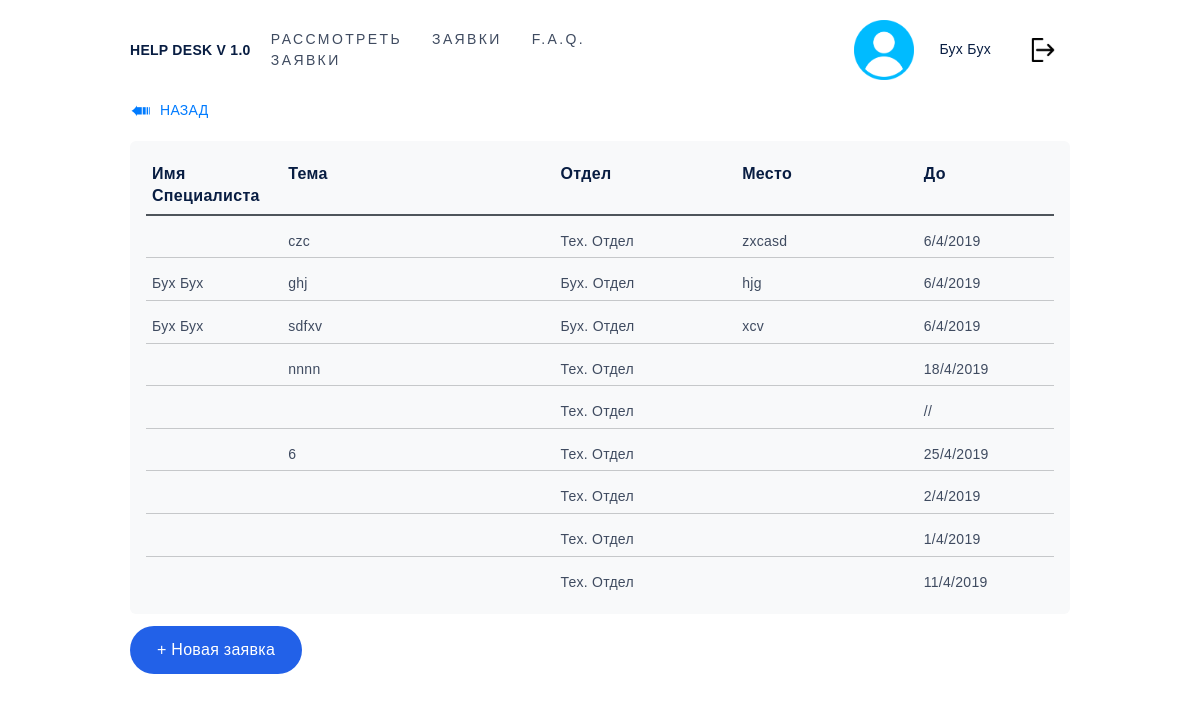
The page /helpdesk/list-tickets.html (signed in) on the database as committed earlier.
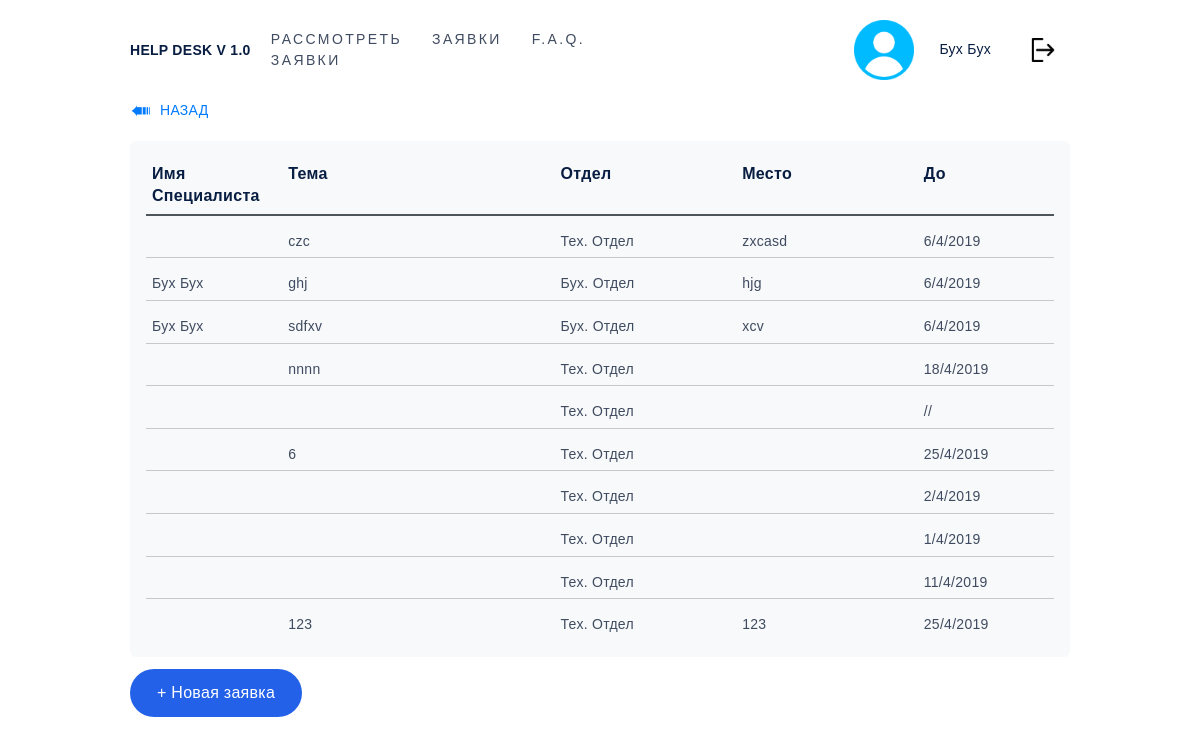
The same page on the database as committed later.
### helpdesk/models.py (models this page shows, shortened)
class Ticket(models.Model):
    requestor = models.ForeignKey('auth.User',on_delete=models.CASCADE, related_name="requestor")
    worker = models.ForeignKey('auth.User',on_delete=models.SET_NULL, null=True, related_name="worker")
    theme = models.CharField(max_length=100,default="")
    targeted_department = models.ForeignKey('Department',on_delete=models.CASCADE, related_name="targeted_department")
    place = models.CharField(max_length=100,default="")
    priority = models.IntegerField(default="0") # 0-Низкий 1-Средний 2-Высокий
    details = models.CharField(max_length=1000,default="")
    pub_date = models.DateTimeField('date published')
    exp_date = models.DateTimeField('expiration date')
    finished = models.BooleanField(default="False")
    deleted = models.BooleanField(default="False")
    chat = models.TextField(default="")

class Department(models.Model):
    name = models.CharField(max_length=100)
    head = models.ForeignKey('auth.User',null=True,on_delete=models.CASCADE, related_name="head")

### helpdesk/views.py (the view)
# urls.py: path('list-tickets.html',views.list_tickets.as_view() , name='list-tickets'),
class list_tickets(LoginRequiredMixin,generic.ListView):
    template_name = 'helpdesk/list-tickets.html'
    login_url = 'helpdesk:login_view'
    redirect_field_name = 'redirect_to'
    def get_context_data(self, **kwargs):
        context = super().get_context_data(**kwargs)
        context['user'] = self.request.user.first_name + " " + self.request.user.last_name
        if models.EmployeesInDepartments.objects.filter(person = self.request.user).count()>0:
            context['isWorker'] = True
        return context
    def get_queryset(self):
        result_list=models.Ticket.objects.filter(requestor=self.request.user)
        return result_list.filter(finished=False,deleted=False).order_by('id')

### helpdesk/templates/helpdesk/list-tickets.html (shortened to what this page needs)
{%extends 'helpdesk/father_frame.html'%}
{%block contents%}
	<section class="section-one-class" id="section-one-id">
		<div class="container">
			<div class="row">
				<div class="col">
					<a href="#" onclick="history.back();return false;" class="toback">Назад</a>
				</div>
			</div>
			<div class="row">
				<div class="col-lg d-flex justify-content-center">
					<ul class="list-tickets">
						<li class="wr-label d-flex justify-content-between">
							<div class="label-name_ticket d-none d-md-block">
								<p>Имя Специалиста</p>
							</div>
							<div class="label-text_ticket">
								<p>Тема</p>
							</div>
							<div class="label-depart_ticket d-none d-md-block">
								<p>Отдел</p>
							</div>
							<div class="label-place_ticket d-none d-md-block">
								<p>Место</p>
							</div>
							<div class="label-priority_ticket">
								<p>До</p>
							</div>
						</li>
						{% for object in object_list %}
						<li class="wr-tickets">
							<a href="view-ticket_{%if isAdmining%}admin_{%endif%}{{object.pk}}" class="d-flex">
								<div class="ticket-name d-none d-md-block">
									<p>{%if object.first_name == ''%}Ожидается{%else%}{{object.worker.first_name}} {{object.worker.last_name}}{%endif%}</p>
								</div>
								<div class="ticket-text">
									<p>{{object.theme}}</p>
								</div>
								<div class="ticket-depart d-none d-md-block">
									<p>{{object.targeted_department.name}}</p>
								</div>
								<div class="ticket-place d-none d-md-block">
									<p>{{object.place}}</p>
								</div>
								<div class="ticket-priority">
									<p>{%if object.priority == 0%}{%endif%}{%if object.priority == 2%}{%endif%}{%if object.priority == 1%}{%endif%}
										{{object.exp_date.day}}/{{object.exp_date.month}}/{{object.exp_date.year}}
									</p>
								</div>
							</a>
						</li>
						{%endfor%}
					</ul>
				</div>
			</div>
			<div class="row">
				<div class="col">
					<a href="{%url 'helpdesk:new_ticket'%}" class="btn btn_new-message">
						+ Новая заявка
					</a>
				</div>
			</div>
		</div>
	</section>
{%endblock%}

### helpdesk/templates/helpdesk/father_frame.html (shortened to what this page needs)
<!DOCTYPE html>
{%load static%}
<html lang="ru">
<head>
	<link rel="stylesheet" href="{%static 'css/bootstrap-reboot.min.css'%}">
	<link rel="stylesheet" href="{%static 'css/bootstrap.min.css'%}">
	<link rel="stylesheet" href="{%static 'css/main.css'%}">
	<link rel="stylesheet" href="{%static 'css/media-queries.css'%}">
</head>
<body>
	<header class="header" id="header">
		<div class="container">
			<div class="row d-flex align-items-center justify-content-between">
				<div class="col-lg-2">
					<div class="logo ttu text-center text-lg-left">
						Help Desk v 1.0
					</div>
				</div>
				<div class="col-lg-4 d-flex justify-content-center justify-content-lg-end">
					<nav>
						<ul class="menu ttu d-flex">
							{%if isWorker%}
							<li class="menu__item">
								<a href="list-tickets-admin.html" class="menu__link">
									Рассмотреть заявки
								</a>
							</li>
							{%endif%}
							<li class="menu__item">
								<a href="list-tickets.html" class="menu__link">
									Заявки
								</a>
							</li>
							<li class="menu__item">
								<a href="faq.html" class="menu__link">
									F.A.Q.
								</a>
							</li>
						</ul>
					</nav>
				</div>
				<div class="col-lg d-flex align-items-center justify-content-center justify-content-lg-end">
					<img src="{%static 'img/icon-user.png'%}" class="user-logo">
					<div class="user-account">
						<p class="user-name">
							{{user}}
						</p>
					</div>
					<a href="{%url 'helpdesk:logout'%}"><div class="exit"></div></a>
				</div>
			</div>
		</div>
	</header>
	{%block contents%}{%endblock%}
	<footer class="footer" id="footer">
		<div class="container"></div>
	</footer>
</body>
</html>

### helpdesk/static/css/main.css (style rules this page uses)
body { font-family: 'Exo 2.0', sans-serif; color: #081d42; padding: 0; letter-spacing: 0.02em; margin: 0; font-size: 14px; }
.container { width: 970px; margin: 0 auto; padding: 20px 0 0 0; }
div, p, form, input, a, span, button { box-sizing: border-box; }
p { margin: 0; font-size: 14px; line-height: 1.4em; letter-spacing: .02em; }
ul, li { display: block; padding: 0; margin: 0; }
a, a:hover, a:active { text-decoration: none; color: #3f4b60; }
a, button, input { transition: all 0.5s ease; outline: none; }
.ttu { text-transform: uppercase; }
.toback { display: inline-block; position: relative; padding-left: 30px; margin-bottom: 20px; text-transform: uppercase; color: #007bff; }
.toback:before { display: block; position: absolute; content: '➠'; transform: rotate(180deg); text-align: center; top: 2px; left: 0px; line-height: 20px; font-size: 25px; color: #007bff; }
.header { padding: 20px 0; }
.menu__link { letter-spacing: .17em; border-bottom: 1px dashed transparent; padding-bottom: 3px; cursor: pointer; }
.user-logo { max-width: 60px; max-height: 60px; width: 100%; }
.user-account { display: flex; flex-direction: column; margin-left: 25px; }
.user-name { font-size: 14px; }
.menu__item:not(:last-child) { margin-right: 30px; }
.exit { display: block; width: 24px; height: 24px; background: url("../img/logout.png") no-repeat center top / contain; cursor: pointer; margin-left: 40px; margin-right: 15px; }
.wr-label { margin: 10px; font-weight: 600; border-bottom: 2px solid #4e555b; }
.wr-label div { padding: 6px; }
.btn_new-message { background-color: #2261E8; color: #fff!important; border-radius: 50px!important; padding: 12px 27px; margin-top: 12px; border-style: none; }
.list-tickets { background-color: #f8f9fa; width: 100%; height: 100%; -webkit-border-radius: 6px; -moz-border-radius: 6px; border-radius: 6px; padding: 6px; }
.label-name p, .label-text p, .label-depart p, .label-place p, .label-priority p, .label-name_ticket p, .label-text_ticket p, .label-depart_ticket p, .label-place_ticket p, .label-priority_ticket p { font-size: 16px; text-align: left; }
.label-name_ticket { width: 15%; }
.label-text_ticket { width: 30%; }
.label-depart_ticket { width: 20%; }
.label-place_ticket { width: 20%; }
.label-priority_ticket { width: 15%; }
.wr-tickets { margin: 10px; cursor: pointer; }
.wr-tickets:not(:last-child) { border-bottom: 1px solid #c6c8ca; }
.wr-tickets div { padding: 6px; }
.ticket-name { width: 15%; }
.ticket-text { width: 30%; }
.ticket-depart { width: 20%; }
.ticket-place { width: 20%; }
.ticket-priority { width: 15%; }
.logo { font-weight: 700; }
.row { margin: 0 auto; }
.header { padding: 0; }

Rows that differ between the two databases and show on the page:
added Ticket: theme "123", targeted_department.name "Тех. Отдел", place "123", exp_date.day "25", exp_date.month "4", exp_date.year "2019"
